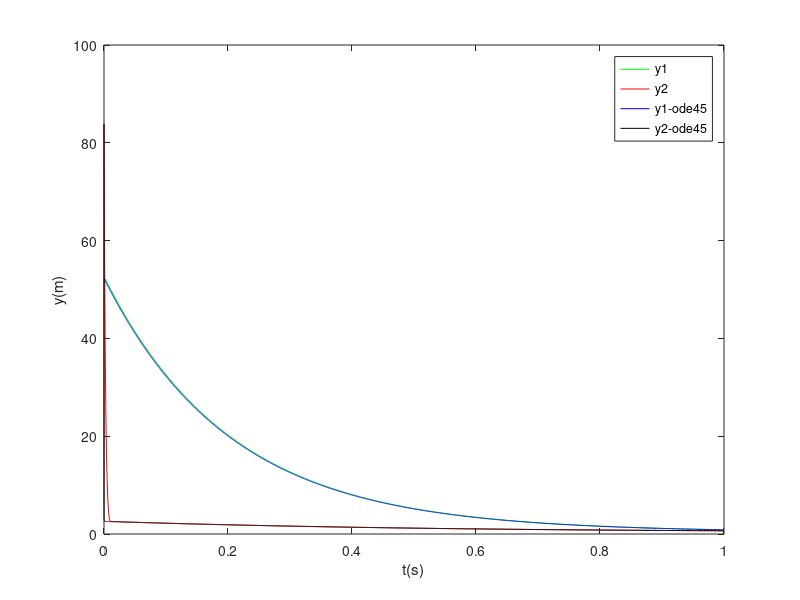

This chart was generated by the following MATLAB code:
function non_linear_stiff_system
y0=[52.29; 83.82];
t=0:0.001:1;
J=@Jfunc;
F=@odefunc;
y=non_linear_backward_euler(F,t,y0,J);
plot(t,y(1,:),'-g',t,y(2,:),'-r');
hold on;
t=0:0.1:1;
[t,y] = ode45(@odefunc, [0 1],y0);
plot(t,y(:,1),'b',t,y(:,2),'k');
legend('y1','y2','y1-ode45','y2-ode45');
xlabel('t(s)');
ylabel('y(m)');
hold off;
return

% basic nonlinear backward euler
function [y] = non_linear_backward_euler(Ffunc,t,y0,Jfunc)
n=length(t);
m=length(y0);
y=zeros(m,n);
y(:,1)=y0;
I=eye(m);
for i=1:n-1
    dt=t(i+1)-t(i);
    J=feval(Jfunc,t(i+1),y(:,i));
    F=feval(Ffunc,t(i+1),y(:,i));
    dy=(I-dt*J)\(dt*F);
    y(:,i+1)=y(:,i)+dy;
end
return

% iterative version of backward euler
function [y] = non_linear_backward_euler_itr(t,y0,Jfunc,Ffunc)
n=length(t);
m=length(y0);
y=zeros(m,n);
y(:,1)=y0;
maxitr=2;
for i=1:n-1
    dt=t(i+1)-t(i);
    I=eye(m);
    y(:,i+1)=y(:,i);
    tol=inf; itr=0;
    while (tol > 1e-3 && itr < maxitr)
        J=feval(Jfunc,t(i+1),y(:,i+1));
        F=feval(Ffunc,t(i+1),y(:,i+1));
        dy=(I-dt*J)\(dt*F);
        tol=norm(dy);
        y(:,i+1)=y(:,i)+dy;
        itr=itr+1;
    end
end
return

% function for analytical jacobian
function [J] = Jfunc(t,y)
J=[-5, 3
    100, -903*y(2)^2];
return


% ode function
function [dydt] = odefunc(t,y)
dydt=zeros(2,1);
dydt(1)=-5*y(1)+3*y(2);
dydt(2)=100*y(1)-301*y(2)^3;
return

function [J] = numerical_jacobian(f,t,y)
m=length(y);
dt=1e-4;
for i=1:m
    y1 = y;
    y2 = y;
    y1(i) = y(i)+dt;
    y2(i) = y(i)-dt;
    J(:,i) = (feval(f,t,y1)-feval(f,t,y2))/(2*dt);
end
return
